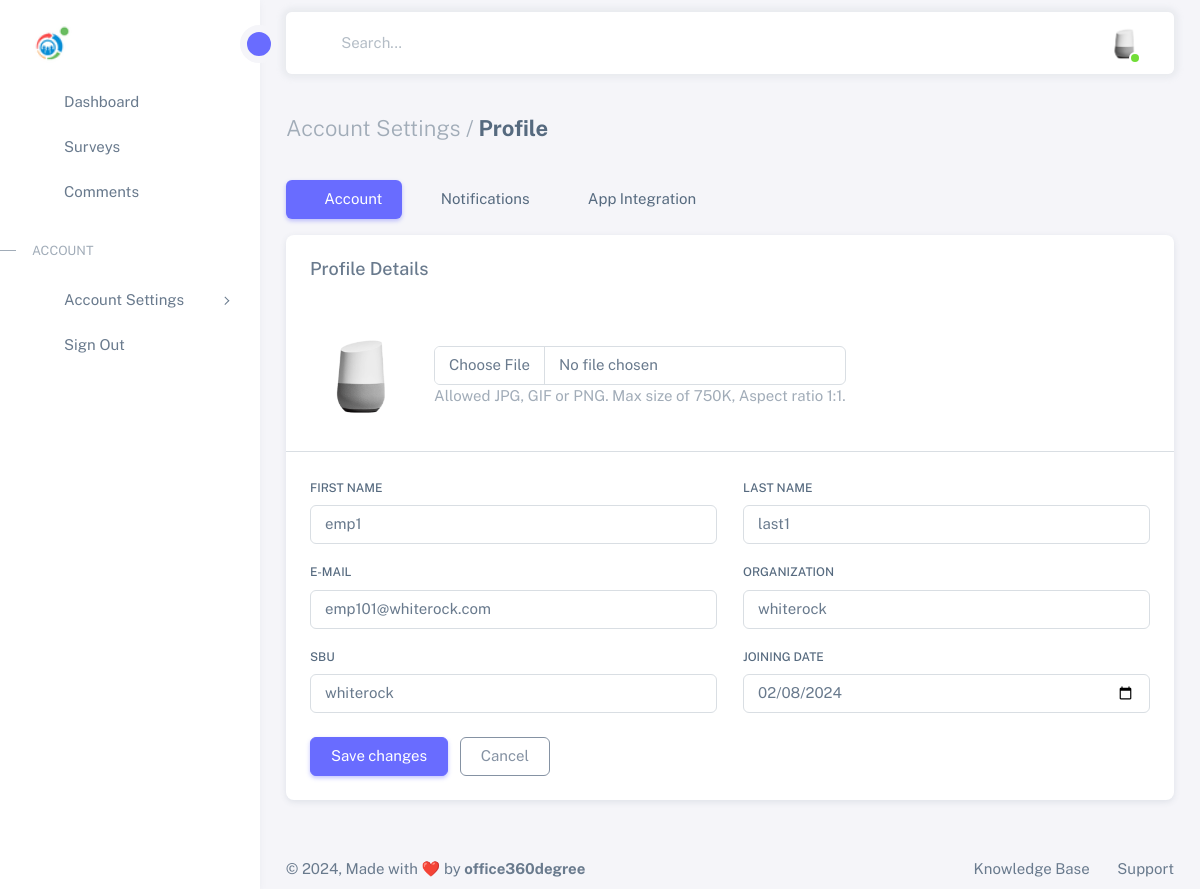
The page /owner/account_settings/ (signed in) on the database its author committed.
### owner/models.py (models this page shows, shortened)
class CustomUser(AbstractUser):
    profile_pic = models.ImageField(upload_to='assets/img/avatars', null=True, blank=True, max_length=255, help_text="Max size: 320 x 320 px, Max file size: 750KB")
    first_name = models.CharField(max_length=30, blank=True)
    last_name = models.CharField(max_length=30, blank=True)
    email = models.EmailField(unique=True)
    company = models.ForeignKey(Company, on_delete=models.CASCADE, related_name='users', null=True, blank=True)
    sbu_units = models.ForeignKey(SBU, on_delete=models.SET_NULL, null=True, blank=True, related_name='sbu_units')
    is_owner = models.BooleanField(default=False)
    is_hr = models.BooleanField(default=False)
    is_manager = models.BooleanField(default=False)
    is_team_leader = models.BooleanField(default=False)
    is_employee = models.BooleanField(default=False)
    manager = models.ForeignKey('self', on_delete=models.SET_NULL, null=True, blank=True, related_name='managed_team_leaders')
    team_leader = models.ForeignKey('self', on_delete=models.SET_NULL, null=True, blank=True, related_name='managed_team_members')
    joining_date = models.DateField(null=True, blank=True, help_text="Date format: YYYY-MM-DD")
    def get_user_role(self):
        roles = []
        if self.is_owner:
            roles.append("Owner")
        if self.is_hr:
            roles.append("HR")
        if self.is_manager:
            roles.append("Manager")
        if self.is_team_leader:
            roles.append("Team Leader")
        if self.is_employee:
            roles.append("Employee")
        return ', '.join(roles)

### owner/views.py (the view)
# urls.py: path('account_settings/', account_settings_view, name='account_settings'),
@login_required()
def account_settings_view(request):
    user = get_object_or_404(CustomUser, id=request.user.id)
    if request.method == 'POST':
        form = ProfileForm(request.POST, request.FILES, instance=user)
        if form.is_valid():
            form.save()
            messages.success(request, 'Profile updated successfully!')
            return redirect('owner:account_settings')
        else:
            print(form.errors)  # Add this line for debugging
            messages.error(request, 'Error updating profile. Please check the form.')
    else:
        form = ProfileForm(instance=user)
        form.fields['company'].queryset = Company.objects.filter(id=user.company.id)
        form.fields['sbu_units'].queryset = SBU.objects.filter(company=user.company)
    return render(request, 'owner/account_settings.html', {'form': form})

### owner/forms.py (shortened to what this page needs)
class ProfileForm(forms.ModelForm):
    class Meta:
        model = CustomUser
        fields = ['profile_pic', 'first_name', 'last_name', 'email', 'company', 'sbu_units', 'joining_date']
        widgets = {
            'profile_pic': forms.ClearableFileInput(attrs={'class': 'form-control'}),
            'first_name': forms.TextInput(attrs={'class': 'form-control'}),
            'last_name': forms.TextInput(attrs={'class': 'form-control'}),
            'email': forms.EmailInput(attrs={'class': 'form-control'}),
            'company': forms.Select(attrs={'class': 'form-control'}),
            'sbu_units': forms.Select(attrs={'class': 'form-control'}),
            'joining_date': DateInput(attrs={'type': 'date', 'class': 'form-control'}),
        }

### net_promoter_score/models.py (called while the page is built)
    def most_recent_user_score(self, user: AbstractBaseUser) -> UserScore:
        return self.filter(user=user).order_by("-id").first()

    def days_since_user_score(self, user: AbstractBaseUser) -> int:
        score = self.most_recent_user_score(user)
        return score.elapsed if score else -1

    @property
    def elapsed(self) -> int:
        return (tz_now().date() - self.timestamp.date()).days

### net_promoter_score/utils.py (called while the page is built)
def show_nps(request: HttpRequest) -> bool:
    return settings.NPS_DISPLAY_FUNCTION(request)

### owner/models.py (called while the page is built)
    def __str__(self):
        return self.name

    def __str__(self):
        return str(self.name)

### owner/templates/owner/account_settings.html (shortened to what this page needs)
{% extends 'owner/base.html' %}
{% load static %}
{% block content %}
<div class="layout-wrapper layout-content-navbar">
      <div class="layout-container">
        <aside id="layout-menu" class="layout-menu menu-vertical menu bg-menu-theme">
       {% include 'owner/sidebar.html' %}
        </aside>
        <div class="layout-page">
          {% include 'owner/navbar-owner.html' %}
          {% include 'owner/profile.html' %}
            {% include 'owner/footer-owner.html' %}
          </div>
        </div>
      </div>
{% endblock %}

### owner/templates/owner/profile.html (shortened to what this page needs)
{% load static %}
<div class="content-wrapper">
  <div class="container-xxl flex-grow-1 container-p-y">
    <h4 class="fw-bold py-3 mb-4">
      <span class="text-muted fw-light">Account Settings /</span> Profile
    </h4>
    <div class="row">
      <div class="col-md-12"> {% include 'owner/a_s_btn_nav.html' %} <div class="card mb-4">
          <h5 class="card-header">Profile Details</h5>
          <form id="formAccountSettings" method="post" enctype="multipart/form-data">
              <div class="card-body">
                  <div class="d-flex align-items-start align-items-sm-center gap-4">
                      <img src="{% if user.profile_pic %}{{ user.profile_pic.url }}{% else %}{% static 'assets/img/avatars/1.png' %}{% endif %}" alt="user-avatar" class="d-block rounded" height="100" width="100" id="uploadedAvatar" />
                          <label for="{{ form.profile_pic.id_for_label }}" class="account-file-input" tabindex="0">
                              {{ form.profile_pic }}
                              <p class="text-muted mb-0">Allowed JPG, GIF or PNG. Max size of 750K, Aspect ratio 1:1.</p>
                          </label>
                  </div>
              </div>
              <hr class="my-0" />
              <div class="card-body">
                  <div class="row">
                      <div class="mb-3 col-md-6">
                          <label for="{{ form.first_name.id_for_label }}" class="form-label">First Name</label>
                          {{ form.first_name }}
                      </div>
                      <div class="mb-3 col-md-6">
                          <label for="{{ form.last_name.id_for_label }}" class="form-label">Last Name</label>
                          {{ form.last_name }}
                      </div>
                      <div class="mb-3 col-md-6">
                          <label for="{{ form.email.id_for_label }}" class="form-label">E-mail</label>
                          {{ form.email }}
                      </div>
                      <div class="mb-3 col-md-6">
                          <label for="{{ form.company.id_for_label }}" class="form-label">Organization</label>
                          {{ form.company }}
                      </div>
                      <div class="mb-3 col-md-6">
                            <label for="{{ form.sbu_units.id_for_label }}" class="form-label">SBU</label>
                            {{ form.sbu_units }}
                      </div>
                      <div class="mb-3 col-md-6">
                          <label for="{{ form.joining_date.id_for_label }}" class="form-label">Joining Date</label>
                          {{ form.joining_date }}
                      </div>
                  </div>
                  <div class="mt-2">
                      <button type="submit" class="btn btn-primary me-2">Save changes</button>
                      <button type="reset" class="btn btn-outline-secondary">Cancel</button>
                  </div>
              </div>
          </form>
        </div>
      </div>
    </div>
  </div>
</div>

### rows shown on the page
CustomUser: first_name "emp1", last_name "last1", email "emp101@whiterock.com", company "whiterock", sbu_units "whiterock", joining_date "02/08/2024"
